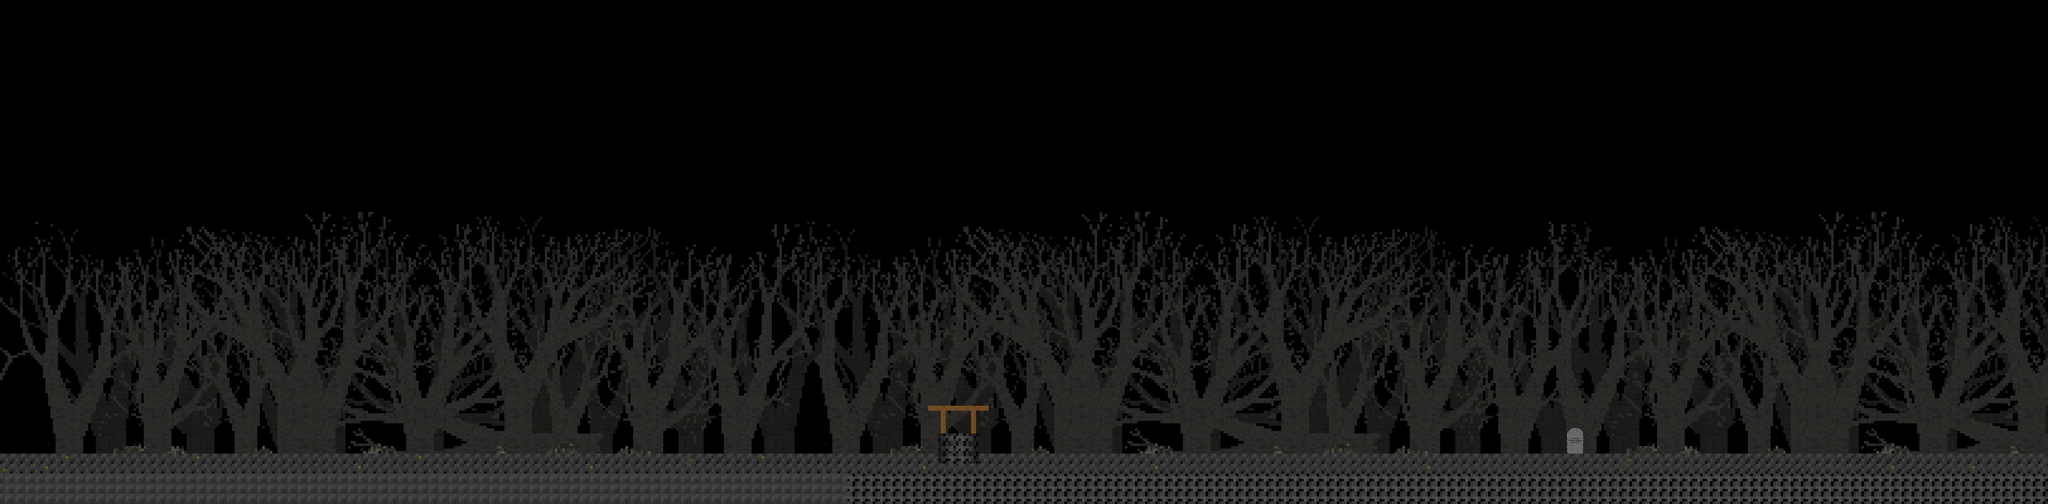

A level layout from a 2D game, rendered from its tile map. Below: a short description, then the map file with tile-grid data replaced by summaries:
An orthogonal 203x50 tile map with 32x32 px tiles, 10 tile layers (back800, backbackground, back128, uninteractable, ...), 3 tilesets.

<map version="1.0" orientation="orthogonal" width="203" height="50" tilewidth="32" tileheight="32">
 <tileset firstgid="1" name="tiles32" tilewidth="32" tileheight="32">
  <image source="level.png" width="1024" height="2048" />
  <tile id="4">
   <properties>
    <property name="type" value="STAIRS" />
   </properties>
  </tile>
  <tile id="5">
   <properties>
    <property name="type" value="STAIRS" />
   </properties>
  </tile>
  <tile id="43">
   <properties>
    <property name="smokegen" value="" />
   </properties>
  </tile>
 </tileset>
 <tileset firstgid="2049" name="tiles128" tilewidth="128" tileheight="128">
  <image source="level128.png" width="1024" height="2048" />
 </tileset>
 <tileset firstgid="2177" name="tilesBGF" tilewidth="128" tileheight="128">
  <image source="level800.png" width="2048" height="2048" />
 </tileset>
 <layer name="back800" width="203" height="50">
  <properties>
   <property name="128" value="" />
   <property name="bg" value="" />
  </properties>
  <data>[10150 cells, 379 non-empty, 147 distinct tile ids]</data>
 </layer>
 <layer name="backbackground" width="203" height="50">
  <properties>
   <property name="" value="" />
  </properties>
  <data>[10150 cells, 222 non-empty, 16 distinct tile ids]</data>
 </layer>
 <layer name="back128" width="203" height="50">
  <properties>
   <property name="128" value="" />
  </properties>
  <data>[10150 cells, 1 non-empty, 1 distinct tile ids]</data>
 </layer>
 <layer name="uninteractable" width="203" height="50">
  <data>[10150 cells, 728 non-empty, 13 distinct tile ids]</data>
 </layer>
 <layer name="dynamicbackground" width="203" height="50">
  <properties>
   <property name="dynamic" value="" />
  </properties>
  <data>[10150 cells, 0 non-empty, 0 distinct tile ids]</data>
 </layer>
 <layer name="platforms" width="203" height="50">
  <properties>
   <property name="PLATFORMS" value="" />
   <property name="collide" value="" />
  </properties>
  <data>[10150 cells, 204 non-empty, 7 distinct tile ids]</data>
 </layer>
 <layer name="walls" width="203" height="50">
  <properties>
   <property name="WALLS" value="" />
   <property name="collide" value="" />
   <property name="player" value="" />
  </properties>
  <data>[10150 cells, 0 non-empty, 0 distinct tile ids]</data>
 </layer>
 <layer name="foregroundTrans" width="203" height="50">
  <data>[10150 cells, 0 non-empty, 0 distinct tile ids]</data>
 </layer>
 <layer name="foreground" width="203" height="50">
  <data>[10150 cells, 9 non-empty, 2 distinct tile ids]</data>
 </layer>
 <layer name="dynamicforeground" width="203" height="50">
  <properties>
   <property name="dynamic" value="" />
  </properties>
  <data>[10150 cells, 3 non-empty, 1 distinct tile ids]</data>
 </layer>
</map>
